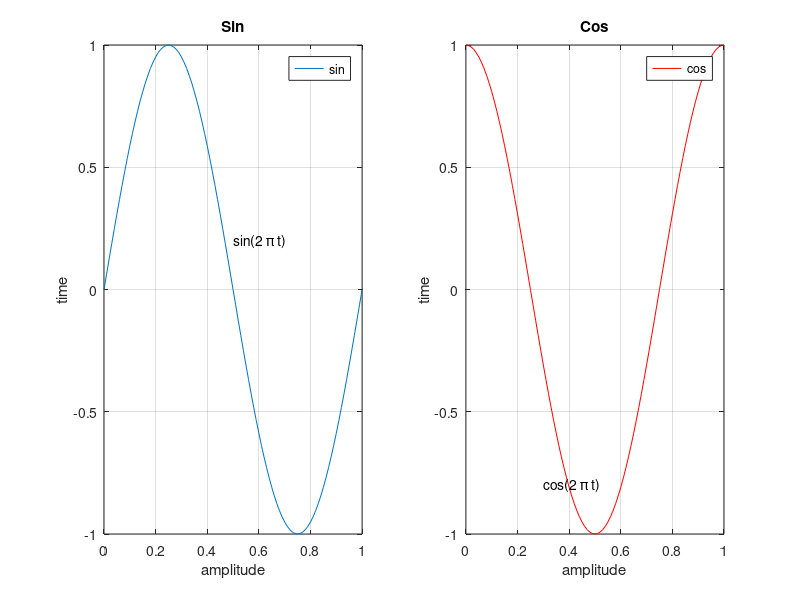

The MATLAB script that drew this image:
clear;
ts=0.01;
t=0:ts:1;
x=sin(2*pi*t);
subplot(1,2,1);
plot(t,x,'-');
x0=0.5;
y0=0.2;
s='sin(2 \pi t)';
text(x0,y0,s);
title('Sin');
xlabel('amplitude');
ylabel('time');
legend('sin');
grid on

y=cos(2*pi*t);
subplot(1,2,2);
plot(t,y,'Color','r');
x0=0.3;
y0=-0.8;
s='cos(2 \pi t)';
text(x0,y0,s);
title('Cos');
xlabel('amplitude');
ylabel('time');
legend('cos');
grid on
